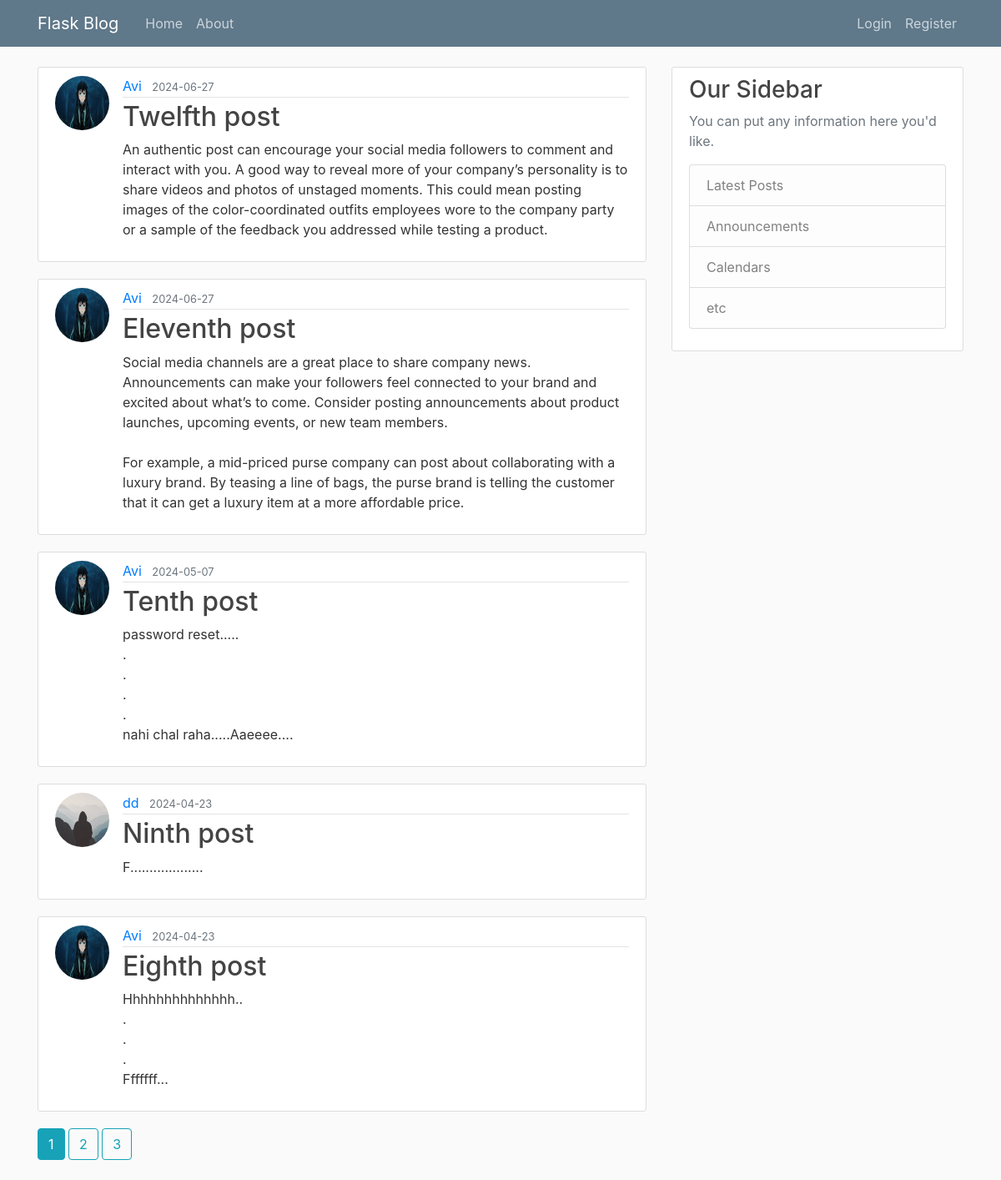
The page /home on the database its author committed.
### flaskblog/models.py (models this page shows, shortened)
class Post(db.Model):
    id = db.Column(db.Integer, primary_key=True)
    title = db.Column(db.String(100), nullable=False)
    date_posted = db.Column(db.DateTime, nullable=False, default=datetime.utcnow)
    content = db.Column(db.Text, nullable=False)
    user_id = db.Column(db.Integer, db.ForeignKey('user.id'), nullable=False)

class User(db.Model, UserMixin):
    id = db.Column(db.Integer, primary_key=True)
    username = db.Column(db.String(20), unique=True, nullable=False)
    email = db.Column(db.String(120), unique=True, nullable=False)
    image_file = db.Column(db.String(20), nullable=False, default='default.jpg')
    password = db.Column(db.String(60), nullable=False)
    posts = db.relationship('Post', backref='author', lazy=True)

### flaskblog/main/routes.py (the view)
@main.route("/")
@main.route("/home")
def home():
    page = request.args.get('page', 1, type=int)
    posts = Post.query.order_by(Post.date_posted.desc()).paginate(page=page, per_page=5)
    return render_template("home.html", posts= posts)

### flaskblog/templates/home.html
{% extends "layout.html" %}
{% block content %}
    {% for post in posts.items %}
        <article class="media content-section">
          <img class="rounded-circle article-img" src="{{ url_for('static', filename='profile_pics/' + post.author.image_file) }}">
          <div class="media-body">
            <div class="article-metadata">
              <a class="mr-2" href="{{ url_for('users.user_posts', username=post.author.username) }}">{{ post.author.username }}</a>
              <small class="text-muted">{{ post.date_posted.strftime('%Y-%m-%d') }}</small>
            </div>
            <h2><a class="article-title" href="{{ url_for('posts.post', post_id=post.id) }}">{{ post.title }}</a></h2>
            <p class="article-content">{{ post.content }}</p>
          </div>
        </article>
    {% endfor %}
    {% for page_num in posts.iter_pages(left_edge=1, right_edge=1, left_current=1, right_current=2) %}
      {% if page_num %}
        {% if posts.page == page_num %}
          <a class="btn btn-info mb-4" href="{{ url_for('main.home', page=page_num) }}">{{ page_num }}</a>
        {% else %}
          <a class="btn btn-outline-info mb-4" href="{{ url_for('main.home', page=page_num) }}">{{ page_num }}</a>
        {% endif %}
      {% else %}
        ...
      {% endif %}
    {% endfor %}
{% endblock content %}

### flaskblog/templates/layout.html (shortened to what this page needs)
<!DOCTYPE html>
<html>
<head>
    <link rel="stylesheet" href="https://cdn.jsdelivr.net/npm/bootstrap@4.4.1/dist/css/bootstrap.min.css">
    <link rel="stylesheet" type="text/css" href="{{ url_for('static', filename='main.css') }}">
</head>
<body>
    <header class="site-header">
        <nav class="navbar navbar-expand-md navbar-dark bg-steel fixed-top">
          <div class="container">
            <a class="navbar-brand mr-4" href="/">Flask Blog</a>
            <div class="collapse navbar-collapse" id="navbarToggle">
              <div class="navbar-nav mr-auto">
                <a class="nav-item nav-link" href="{{ url_for('main.home') }}">Home</a>
                <a class="nav-item nav-link" href="{{ url_for('main.about') }}">About</a>
              </div>
              <div class="navbar-nav">
                {% if current_user.is_authenticated %}
                <a class="nav-item nav-link" href="{{ url_for('posts.new_post') }}">New Post</a>
                <a class="nav-item nav-link" href="{{ url_for('users.account') }}">Account</a>
                <a class="nav-item nav-link" href="{{ url_for('users.logout') }}">Logout</a>
                {% else %}
                  <a class="nav-item nav-link" href="{{ url_for('users.login') }}">Login</a>
                  <a class="nav-item nav-link" href="{{ url_for('users.register') }}">Register</a>
                {% endif %}
              </div>
            </div>
          </div>
        </nav>
      </header>
      <main role="main" class="container">
        <div class="row">
          <div class="col-md-8">
            {% block content %}{% endblock %}
          </div>
          <div class="col-md-4">
            <div class="content-section">
              <h3>Our Sidebar</h3>
              <p class='text-muted'>You can put any information here you'd like.
                <ul class="list-group">
                  <li class="list-group-item list-group-item-light">Latest Posts</li>
                  <li class="list-group-item list-group-item-light">Announcements</li>
                  <li class="list-group-item list-group-item-light">Calendars</li>
                  <li class="list-group-item list-group-item-light">etc</li>
                </ul>
              </p>
            </div>
          </div>
        </div>
      </main>
</body>
</html>

### flaskblog/static/main.css (style rules this page uses)
body { background: #fafafa; color: #333333; margin-top: 5rem; }
h1, h2, h3, h4, h5, h6 { color: #444444; }
.bg-steel { background-color: #5f788a; }
.site-header .navbar-nav .nav-link { color: #cbd5db; }
.content-section { background: #ffffff; padding: 10px 20px; border: 1px solid #dddddd; border-radius: 3px; margin-bottom: 20px; }
.article-title { color: #444444; }
.article-content { white-space: pre-line; }
.article-img { height: 65px; width: 65px; margin-right: 16px; }
.article-metadata { padding-bottom: 1px; margin-bottom: 4px; border-bottom: 1px solid #e3e3e3 }

### rows shown on the page
Post: image_file (picture), author.username "Avi", date_posted "2024-06-27", title "Twelfth post", content "An authentic post can encourage your social media followers to comment and interact with you. A good way to reveal more of your company’s personality is to share videos and photos of unstaged moments. This could mean posting images of the color-coordinated outfits employees wore to the company party or a sample of the feedback you addressed while testing a product."
Post: image_file (picture), author.username "Avi", date_posted "2024-06-27", title "Eleventh post", content "Social media channels are a great place to share company news. Announcements can make your followers feel connected to your brand and excited about what’s to come. Consider posting announcements about product launches, upcoming events, or new team members. For example, a mid-priced purse company can post about collaborating with a luxury brand. By teasing a line of bags, the purse brand is telling the customer that it can get a luxury item at a more affordable price."
Post: image_file (picture), author.username "Avi", date_posted "2024-05-07", title "Tenth post", content "password reset..... . . . . nahi chal raha.....Aaeeee...."
Post: image_file (placeholder picture), author.username "dd", date_posted "2024-04-23", title "Ninth post", content "F..................."
Post: image_file (picture), author.username "Avi", date_posted "2024-04-23", title "Eighth post", content "Hhhhhhhhhhhhhh.. . . . Fffffff..."

### other values the page prints
{{ page_num }} "1"
{{ page_num }} "2" "3"
